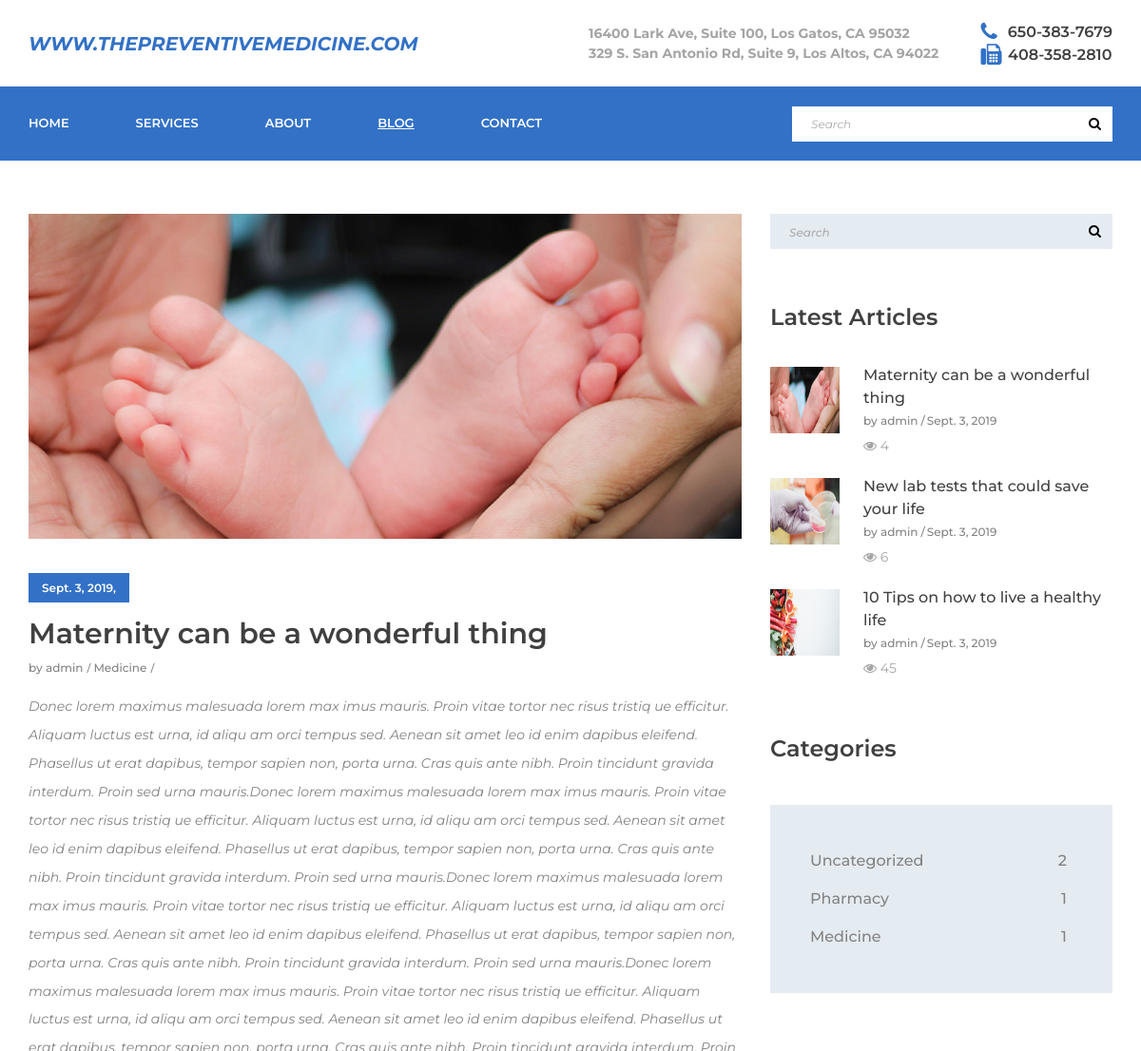
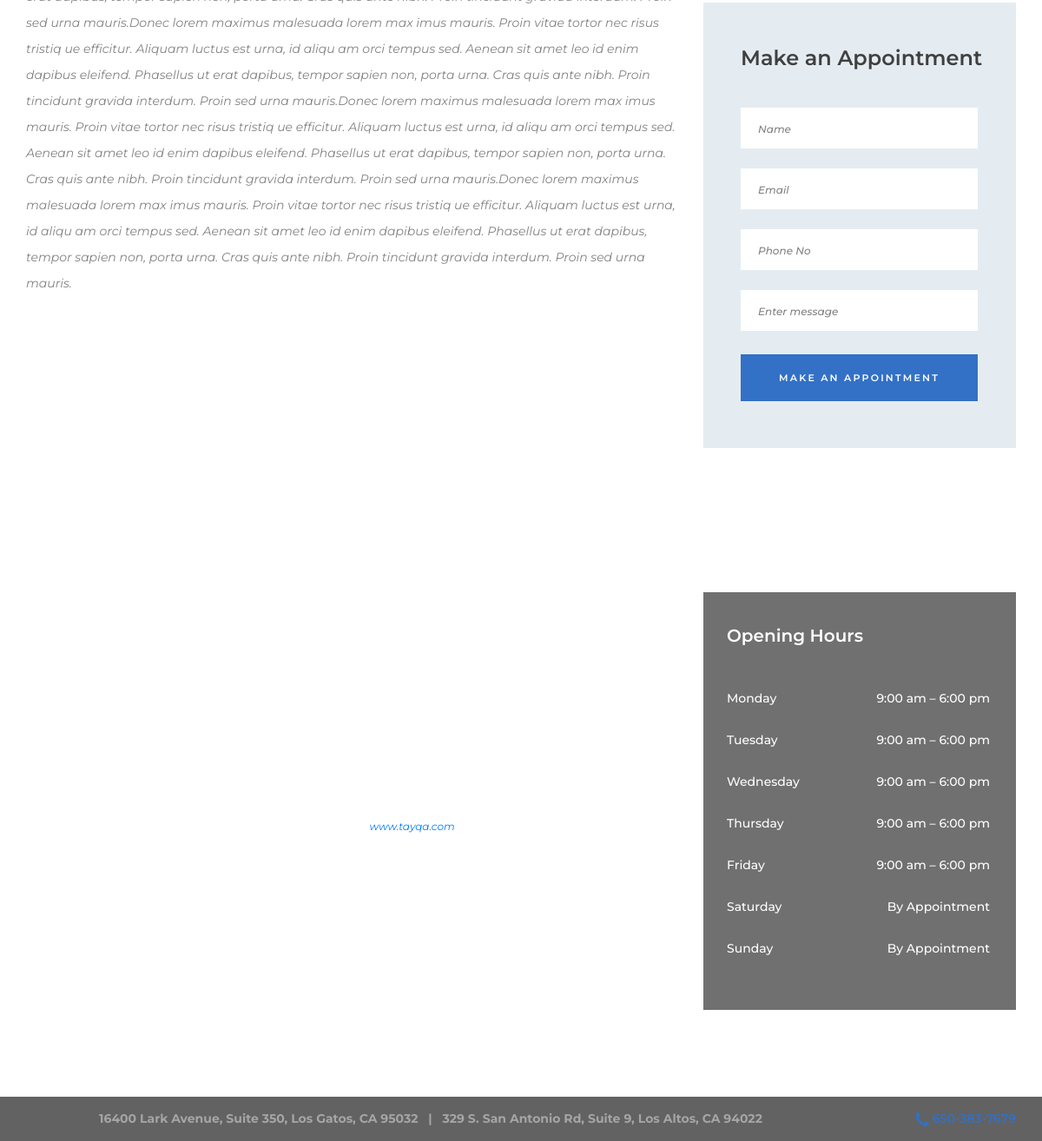
The app's page /blog/post-detail/3 with its own data (2 pictures, top to bottom).
### blog/models.py (models this page shows, shortened)
class Post(models.Model):
    title = models.CharField(max_length=100)
    overview = models.TextField()
    timestamp = models.DateTimeField(auto_now_add=True)
    content = HTMLField()
    view_count = models.IntegerField(default = 0)
    author = models.ForeignKey(Author, on_delete=models.CASCADE)
    thumbnail = models.ImageField()
    categories = models.ManyToManyField(Category)
    featured = models.BooleanField()
    previous_post = models.ForeignKey(
        'self', related_name='previous', on_delete=models.SET_NULL, blank=True, null=True)
    next_post = models.ForeignKey(
        'self', related_name='next', on_delete=models.SET_NULL, blank=True, null=True)

class Author(models.Model):
    user = models.OneToOneField(User, on_delete=models.CASCADE)

class Category(models.Model):
    title = models.CharField(max_length=20)
    def __str__(self):
        return self.title

### account/models.py (models this page shows, shortened)
class MyUser(AbstractBaseUser):
	username = models.CharField(
				max_length=120,
				validators=[
				RegexValidator(
						regex= USERNAME_REGEX,
						message = 'Username must be Alphanumeric',
						code = 'invalide username'
					)],
				unique = True,
			)
	email = models.EmailField(
		verbose_name='email address',
		max_length=255,
		unique=True,
	)
	is_active = models.BooleanField(default=True)
	is_staff = models.BooleanField(default=False)
	is_admin = models.BooleanField(default=False)
	objects = MyUserManager()
	USERNAME_FIELD = 'username'
	REQUIRED_FIELDS = ['email']

### blog/views.py (the view)
# urls.py: path('post-detail/<int:id>', views.Post_Detail.as_view(), name='post-detail'),
class Post_Detail(View):
    template_name = 'blog/post.html'
    def get(self, request, *args, **kwargs):
        id=kwargs["id"]
        category_count = get_category_count()
        most_recent = Post.objects.order_by('-timestamp')[:3]
        post = get_object_or_404(Post, id=id)
        increase_of_view = post.view_count
        increase_of_view +=1
        post.view_count=increase_of_view
        post.save()
        context = {
        'active_page': 'blog',
        'post': post,
        'most_recent': most_recent,
        'category_count': category_count,
        }
        return render(request, self.template_name, context)

### blog/views.py (called while the page is built)
def get_category_count():
    queryset = Post \
        .objects \
        .values('categories__id','categories__title') \
        .annotate(Count('categories__title'))
    return queryset

### templates/blog/post.html (shortened to what this page needs)
{% extends 'base.html' %}
{% load staticfiles %}
{% block content %}
<br><br><br><br><br><br>
<div class="news">
    <div class="container">
        <div class="row">
            <div class="col-lg-8">
                <div class="news_posts">
                    <div class="news_post">
                        <div class="news_post_image"><img  alt="" src="{{ post.thumbnail.url }}" width="754" height="342"></div>
                        <div class="news_post_content">
                            <div class="news_post_date"><a href="#">{{ post.timestamp }}</a></div>
                            <div class="news_post_title"><a href="{% url 'blog:post-detail' id=post.pk %}">{{ post.title }}</a></div>
                            <div class="news_post_info">
                                <ul class="d-flex flex-row align-items-center justify-content-start">
                                    <li><a href="#">by {{ post.author.user.username }}</a></li>
                                    {% for cat in post.categories.all %}
                                    <li><a href="#">{{ cat }}</a></li>
                                    {% endfor %}
                                </ul>
                            </div>
                            <div class="news_post_text">
                                <p>{{ post.content | safe }}</p>
                            </div>
                        </div>
                    </div>
                </div>
            </div>
            {% include 'blog/sidebar.html' with most_recent=most_recent category_count=category_count %}
        </div>
    </div>
</div>
{% endblock %}

### templates/blog/sidebar.html (shortened to what this page needs)
<div class="col-lg-4">
    <div class="news_sidebar">
        <div class="sidebar_search">
            <form action="#" id="sidebar_search" class="sidebar_search">
                <input type="text" class="sidebar_search_input" placeholder="Search" required="required">
                <button class="sidebar_search_button"><i class="fa fa-search" aria-hidden="true"></i></button>
            </form>
        </div>
        <div class="sidebar_latest">
            <div class="sidebar_title">Latest Articles</div>
            <div class="sidebar_latest_container">
                {% for post in most_recent %}
                <div class="latest d-flex flex-row align-items-start justify-content-start">
                    <div><div class="latest_image"><img
                        src="{{ post.thumbnail.url }}"  alt="" width="73" height="70"></div></div>
                    <div class="latest_content">
                        <div class="latest_title"><a href="{% url 'blog:post-detail' id=post.pk %}">{{ post.title }}</a></div>
                        <div class="latest_info">
                            <ul class="d-flex flex-row align-items-start justify-content-start">
                                <li><a href="#">by {{ post.author.user.username }}</a></li>
                                <li><a href="#">{{ post.timestamp |date }}</a></li>
                            </ul>
                        </div>
                        <div class="latest_comments"><i class="fa fa-eye" ></i> {{ post.view_count }}</div>
                    </div>
                </div>
                {% endfor %}
            </div>
        </div>
        <div class="sidebar_categories">
            <div class="sidebar_title">Categories</div>
            <div class="categories">
                <ul>
                    {% for cat in category_count %}
                    <li><a  href="{% url 'blog:by_cat_post_list' cat_id=cat.categories__id  %}"><div class="d-flex flex-row align-items-center justify-content-start">
                        <div>{{ cat.categories__title }}</div>
                        <div class="ml-auto">{{ cat.categories__title__count }}</div>
                    </div></a></li>
                    {% endfor %}
                </ul>
            </div>
        </div>
        <div class="info_form_container">
            <div class="info_form_title">Make an Appointment</div>
            <form class="info_form" id="contact_form" name="contact_form" method="post">
            <input type="text" class="info_input" placeholder="Name" required="required" name="form_name" id="form_name" >
            <input type="text" class="info_input" placeholder="Email" required="required" name="form_email" id="form_email" >
            <input type="text" class="info_input" placeholder="Phone No" name="form_phone" id="form_phone" >
            <input type="text" class="info_input" placeholder="Enter message" required="required" name="form_message" id="form_message" >
            <button  id="sndmsg" name="sndmsg" type="submit" class="info_form_button">make an appointment</button>
        </form>
        </div>
    </div>
</div>

### records on screen
Post: thumbnail (picture), timestamp "Sept. 3, 2019, 11:30 p.m.", title "Maternity can be a wonderful thing", author.user.username "admin", content "Donec lorem maximus malesuada lorem max imus mauris. Proin vitae tortor nec risus tristiq ue efficitur. Aliquam luctus est urna, id aliqu am orci tempus sed. Aenean sit amet leo id enim dapibus eleifend. Phasellus ut erat dapibus, tempor sapien non, porta urna. Cras quis ante nibh. Proin tincidunt gravida interdum. Proin sed urna mauris.Donec lorem maximus malesuada lorem max imus mauris. Proin vitae tortor nec risus tristiq ue efficitur. Aliquam luctus est urna, id aliqu am orci tempus sed. Aenean sit amet leo id enim dapibus eleifend. Phasellus ut erat dapibus, tempor sapien non, porta urna. Cras quis ante nibh. Proin tincidunt gravida interdum. Proin sed urna mauris.Donec lorem maximus…", timestamp "Sept. 3, 2019", view_count "4"
Category: title "Medicine"
Post: thumbnail (picture), title "New lab tests that could save your life", author.user.username "admin", timestamp "Sept. 3, 2019", view_count "6"
Post: thumbnail (picture), title "10 Tips on how to live a healthy life", author.user.username "admin", timestamp "Sept. 3, 2019", view_count "45"

### other values on screen
{{ cat.categories__title }} "Uncategorized" "Pharmacy" "Medicine"
{{ cat.categories__title__count }} "2" "1" "1"
